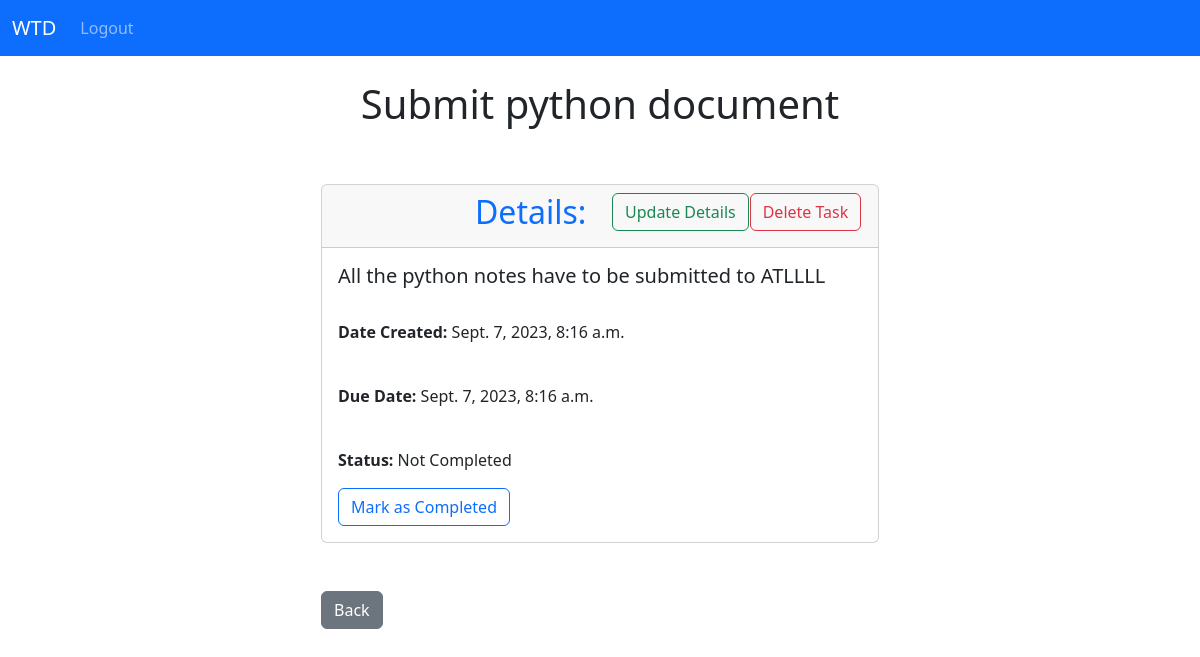
The app's page /task/2 (signed in) with its own data.
### todo_app/models.py (models this page shows, shortened)
class Task(models.Model):
    STATUS_CHOICES = [
        ("Completed", "Completed" ),
        ("Not Completed", "Not Completed" )
    ]
    title = models.TextField(max_length=50)
    description = models.TextField()
    created_at = models.DateTimeField(auto_now_add=True)
    expire_at = models.DateTimeField()
    status = models.CharField(max_length=15, choices=STATUS_CHOICES, default='Not Completed')
    user_id = models.ForeignKey(User, on_delete=models.CASCADE)
    def __str__(self):
        return(f"{self.title}")

### todo_app/views.py (the view)
# urls.py: path('task/<int:pk>', views.user_task, name='task'),
def user_task(request, pk):
    if request.user.is_authenticated:
        try:
            task = Task.objects.get(id=pk)
            if request.user != task.user_id:
                messages.error(request, "Not authorized to see this task")
                return redirect('dashboard')
            else:
                return render(request, 'task.html', {'task': task})
        except ObjectDoesNotExist:
            print("nottttt user task found")
            messages.error(request, "Task not found.")
            return redirect('dashboard')
    else:
        messages.success(request, "You must be logged in to view this page!")
        return redirect('login')

### todo_app/templates/task.html (shortened to what this page needs)
{% extends 'base.html' %}
{% block content %}
    <div class="col-md-6 offset-md-3">
          <h1 class="text-center">{{task}}</h1>
          <br>
          <br>
          <div class="card">
              <div class="card-header ">
                <div class="row">
                    <div class="col-md-3"></div>
                    <h2 class="col-md-3 text-primary">Details:</h2>
                    <div class="col-md-3 text-center">
                       <button type="submit" onclick="window.location.href='{% url 'update_task' task.id %}'" class="btn btn-outline-success text-nowrap ">Update Details </button>
                    </div>
                    <div class="col-md-3 text-center">
                         <button type="submit" onclick="window.location.href='{% url 'delete_task' task.id %}'" class="btn btn-outline-danger text-nowrap ">Delete Task </button>
                    </div>
                </div>
              </div>
              <div class="card-body">
                    <h5 class="card-title">{{ task.description }}</h5><br>
                    <p class="card-text"><strong>Date Created:</strong> {{ task.created_at }}</p><br>
                    <p class="card-text"><strong>Due Date: </strong>{{ task.expire_at }}</p><br>
                    <p><strong>Status:</strong> {{ task.status }}</p>
                    <form method="POST" action="{% url 'mark_task' task.id %}">
                            {% if task.status == 'Completed' %}
                                <input type="hidden" name="new_status" value="Not Completed">
                                <button type="submit" class="btn btn-outline-primary my-2">Mark as Not Completed</button>
                            {% else %}
                                <button type="submit" class="btn btn-outline-primary">Mark as Completed</button>
                            {% endif %}
                    </form>
              </div>
          </div>
          <button type="submit" onclick="window.location.href='{% url 'dashboard' %}'" class="btn btn-secondary text-nowrap my-5">Back</button>
    </div>
{% endblock %}

### records on screen
Task: title "Submit python document", description "All the python notes have to be submitted to ATLLLL", created_at "Sept. 7, 2023, 8:16 a.m.", expire_at "Sept. 7, 2023, 8:16 a.m.", status "Not Completed"
